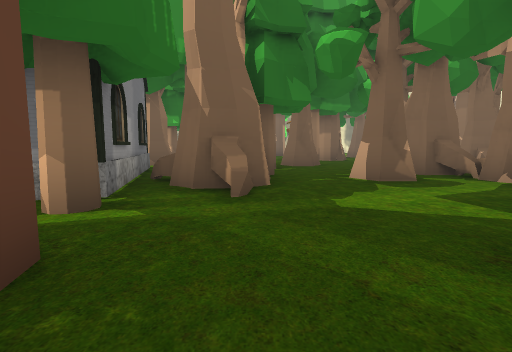
view 1 (above)

24 first-person views from a walk through a 3-D level made in the Unity game engine. The camera is 1.5 m above the floor, tilts 6° down and sees 85° across. The floor is counted in squares, 2.43 m on a side. Each view is taken from the middle of a square. On the plan, view 1 faces up. The plan holds only what a view shows up to about 9 squares ahead; the rest is blank. The place goes on beyond the plan. The player character is not drawn. Some surface patterns are stand-ins.

view 2
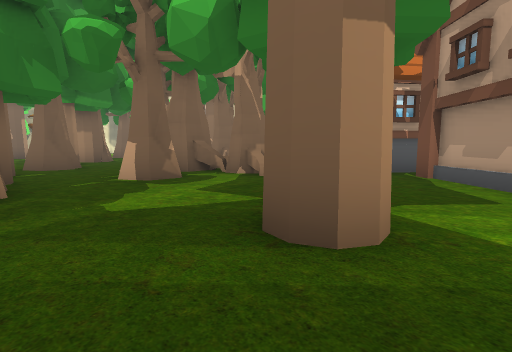

view 3
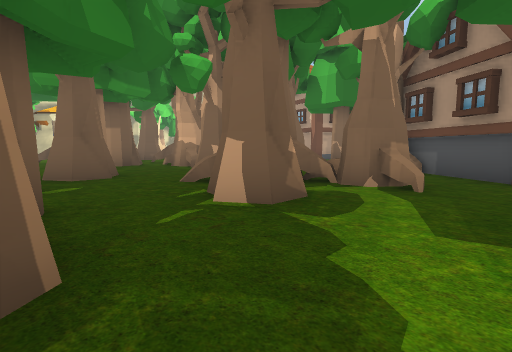

view 4
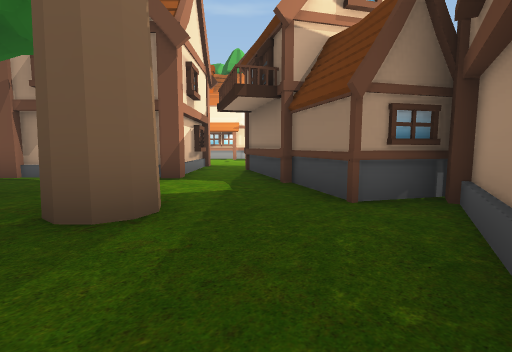

view 5
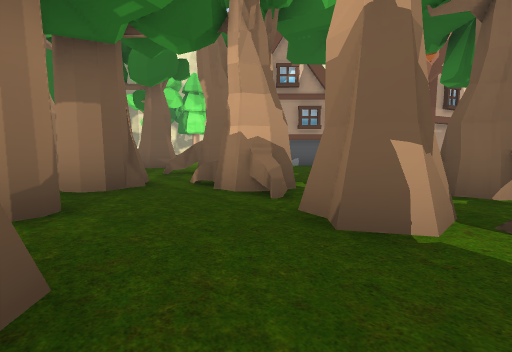

view 6
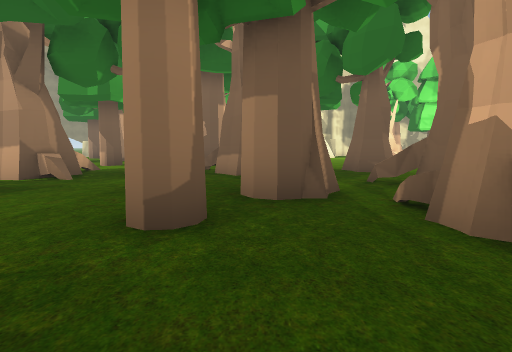

view 7
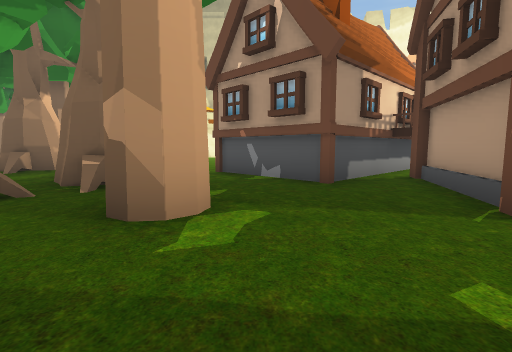

view 8
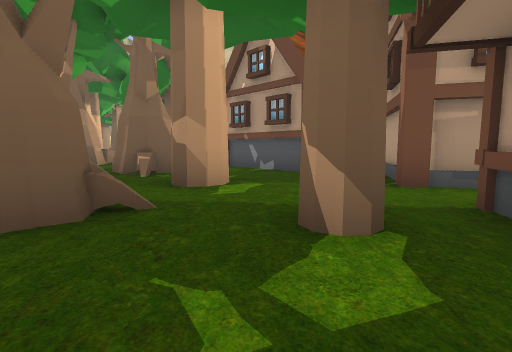

view 9
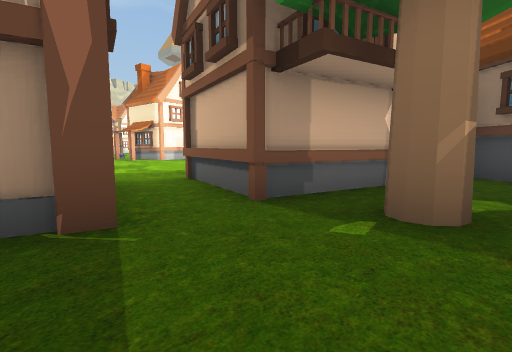

view 10
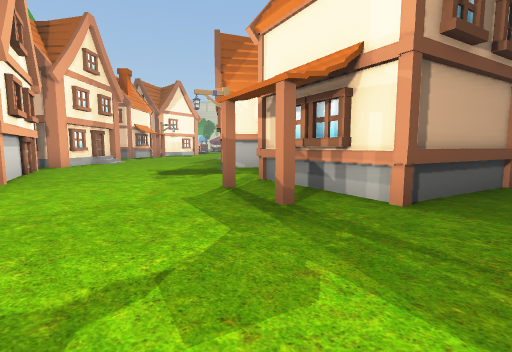

view 11
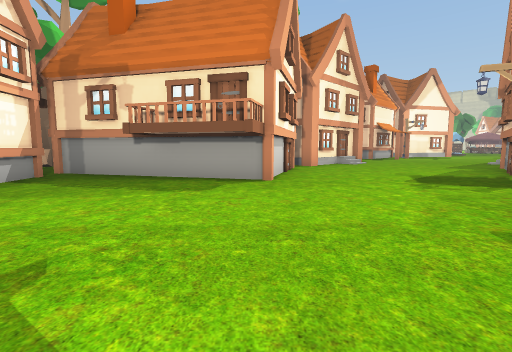

view 12
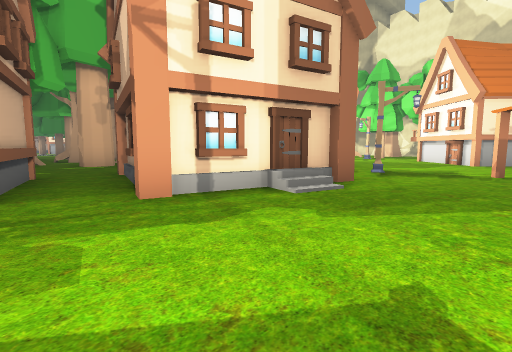

view 13
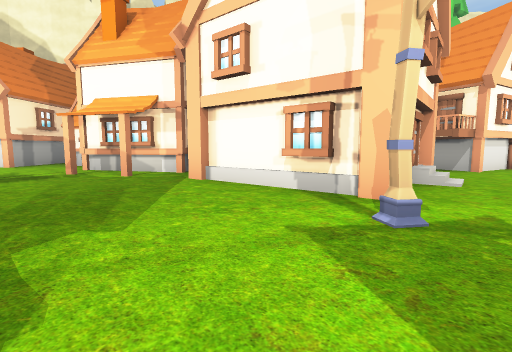

view 14
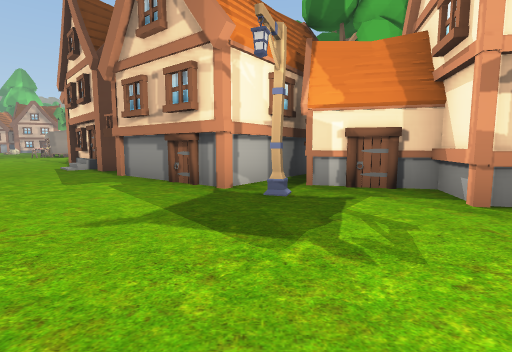

view 15
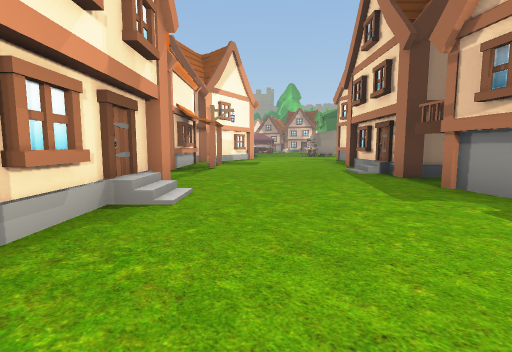

view 16
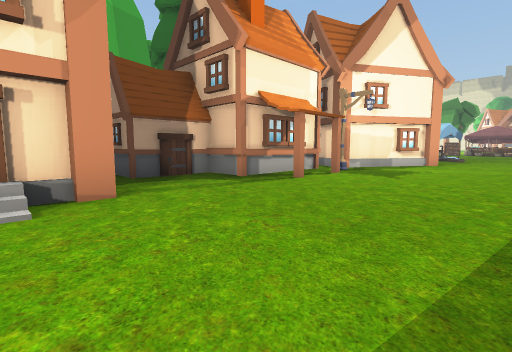

view 17
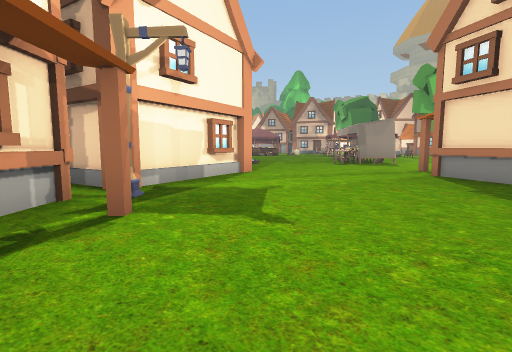

view 18
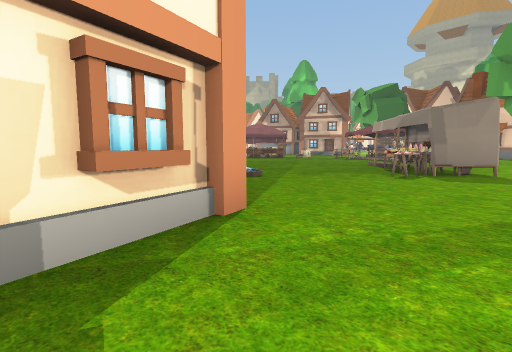

view 19
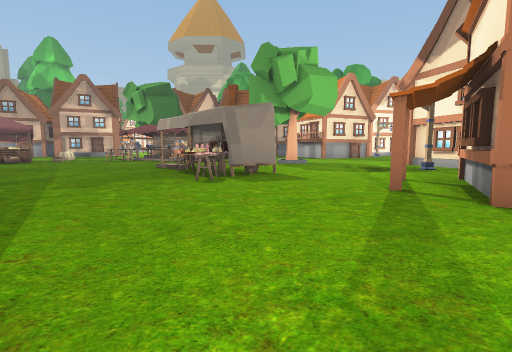

view 20
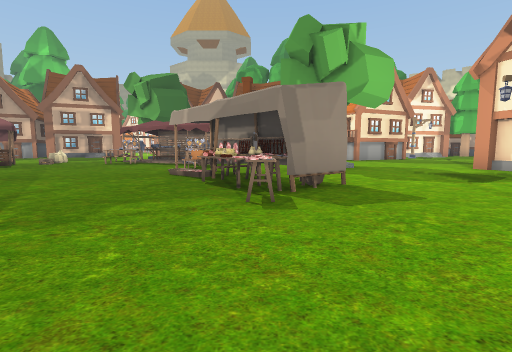

view 21
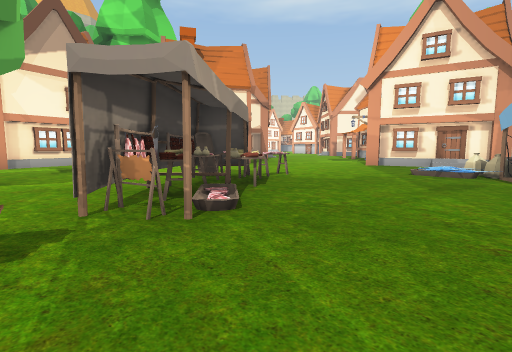

view 22
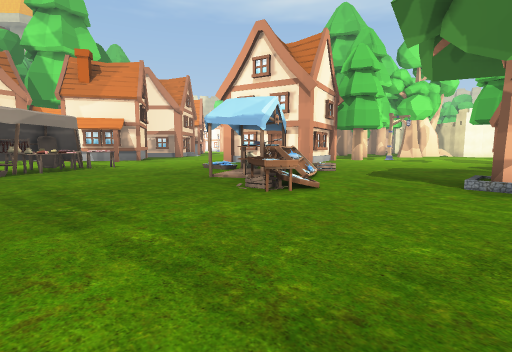

view 23
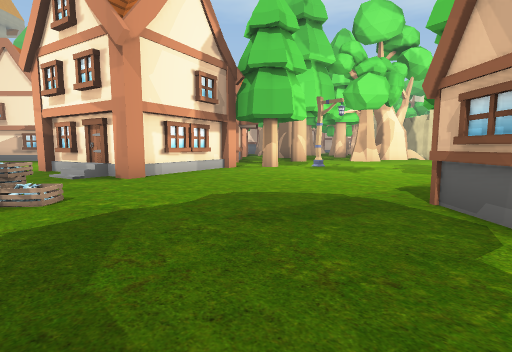

view 24
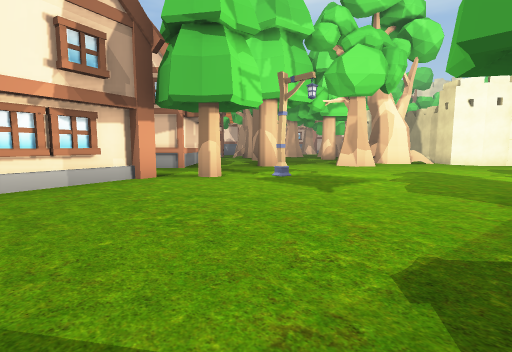

### Floor plan
Key: @ floor where view 1 was taken; # wall or solid block; x gap in a wall; . floor; / step, stairs or slope; ^ raised ledge; O other object.
Columns run from 5 left of view 1 to 23 right of it. Each row starts with its distance up from view 1.
 20                      OO
 19       OO             .OO
 18    O.               ....O
 17    ..     .O     OO.....
 16     OO O#O.O..   OOO...O#
 15     #. .#....OO OO. O...#
 14     ......OOO.OOO.  ...O.O
 13     O...OO###..O.O  O....
 12      .....OOO....O  O...O
 11       .O..O..O...O  O....O
 10       .O..........OOO....OOOO
  9   OO  OO.OO.O..........O..//.
  8   x  O...O..#..O###O.........
  7   #  ...O    ...###.O...
  6   #. O.OOOO OO..O##......  OO
  5   ####..OOO .O..OO........O O
  4   ##OO...OO.OOO O..........
  3   #O.......OO OOOO....O....#
  2    ......O...O OO.....OOOO..
  1     O..O...OO  O......OOOOO.
  0     O@....O  O.O.....O    O O
 -1     O.O..OO OOO.....O.      #
 -2  OOOOOOO..OOO .....OOO      O
 -3 .O.O..O ##.O......OOO
 -4 ......# ##.........
 -5 .......O#...........
 -6 .......O.......OO.OO
 -7 O.............OO##O
 -8 ....#O........O###
 -9  ..#OOO...OOOOO.##
-10  .#OO......O  O.O..
-11   #...../..OO O....O
-12 ......../#.OOO..O....
-13 ......#/#O.......O...O
-14 .......###.............
-15 ......///...............O
-16 ........................#
-17 ^  .............O.....
-18    .....O...OO
-19             OO

Where each view was taken, in squares from view 1:
view 1: 0 up, 0 right, facing up
view 2: 0 up, 0 right, facing up-right
view 3: 3 up, 0 right, facing up-right
view 4: 2 up, 1 left, facing down-right
view 5: 8 up, 2 right, facing up-right
view 6: 9 up, 3 right, facing up
view 7: 8 up, 9 right, facing up
view 8: 6 up, 9 right, facing up
view 9: 11 up, 9 right, facing down-right
view 10: 9 up, 17 right, facing down-left
view 11: 8 up, 17 right, facing down
view 12: 8 up, 18 right, facing up-left
view 13: 8 up, 16 right, facing up-right
view 14: 3 up, 16 right, facing left
view 15: 1 up, 15 right, facing down-left
view 16: 0 up, 11 right, facing down
view 17: 4 down, 10 right, facing down-left
view 18: 7 down, 7 right, facing down-left
view 19: 8 down, 6 right, facing left
view 20: 9 down, 4 right, facing left
view 21: 13 down, 4 left, facing up-right
view 22: 18 down, 2 left, facing up-right
view 23: 18 down, 4 right, facing up-right
view 24: 17 down, 7 right, facing up-right
